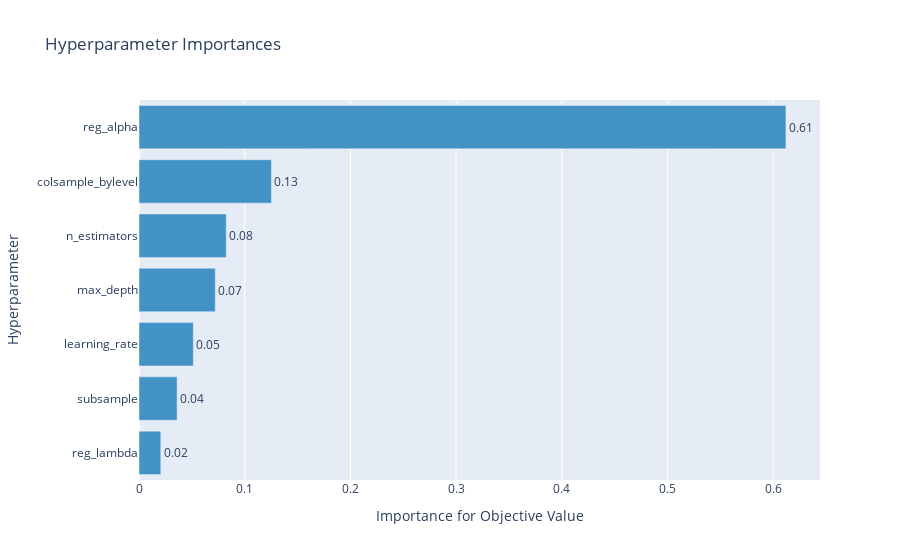

Write notebook code for a chart like this one.
### Code cell
optuna.visualization.plot_param_importances(study)

### Figure 1 — Plotly figure (JSON) as saved in the notebook; plotly's stock layout.template omitted (floating-point values rounded to 4 significant figures)
{"data": [{"cliponaxis": false, "hovertemplate": ["reg_lambda (LogUniformDistribution): 0.020576140551258417<extra></extra>", "subsample (CategoricalDistribution): 0.036023550126562796<extra></extra>", "learning_rate (UniformDistribution): 0.05137891931317954<extra></extra>", "max_depth (IntUniformDistribution): 0.07214259405670047<extra></extra>", "n_estimators (IntUniformDistribution): 0.08253013372569157<extra></extra>", "colsample_bylevel (CategoricalDistribution): 0.12526010018867617<extra></extra>", "reg_alpha (LogUniformDistribution): 0.6120885620379309<extra></extra>"], "marker": {"color": "rgb(66,146,198)"}, "orientation": "h", "text": ["0.020576140551258417", "0.036023550126562796", "0.05137891931317954", "0.07214259405670047", "0.08253013372569157", "0.12526010018867617", "0.6120885620379309"], "textposition": "outside", "texttemplate": "%{text:.2f}", "type": "bar", "x": [0.02058, 0.03602, 0.05138, 0.07214, 0.08253, 0.1253, 0.6121], "y": ["reg_lambda", "subsample", "learning_rate", "max_depth", "n_estimators", "colsample_bylevel", "reg_alpha"]}], "layout": {"showlegend": false, "title": {"text": "Hyperparameter Importances"}, "xaxis": {"title": {"text": "Importance for Objective Value"}}, "yaxis": {"title": {"text": "Hyperparameter"}}}}
